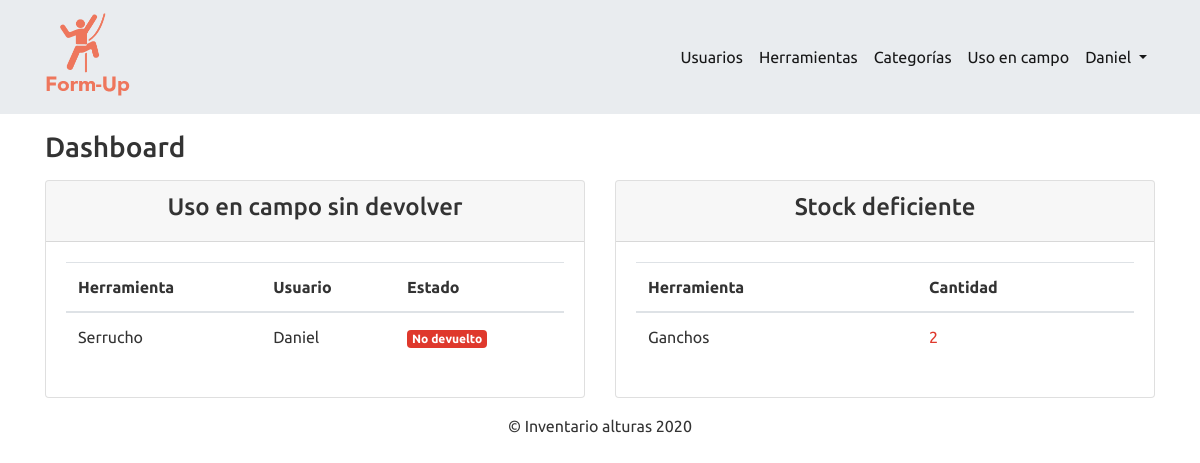
Page /index.php?controller=dashboard&action=index (signed in) on the committed database.
### tables this page shows
CREATE TABLE `prestamos` (
  `id` int(11) NOT NULL,
  `fecha` datetime NOT NULL,
  `herramienta_id` int(11) NOT NULL,
  `cantidad` int(11) NOT NULL,
  `usuario_id` int(11) NOT NULL,
  `devuelto` tinyint(1) NOT NULL
);

CREATE TABLE `herramientas` (
  `id` int(11) NOT NULL,
  `nombre` varchar(200) NOT NULL,
  `marca` varchar(200) NOT NULL,
  `longitud` int(11) NOT NULL,
  `serie` int(11) NOT NULL,
  `descripcion` varchar(250) NOT NULL,
  `cantidad` int(11) NOT NULL,
  `foto` varchar(255) DEFAULT NULL,
  `entidad_cert` varchar(255) DEFAULT NULL,
  `fecha_fbc` text DEFAULT NULL,
  `norma_cert` text DEFAULT NULL,
  `vencimiento` text DEFAULT NULL
);

CREATE TABLE `usuarios` (
  `id` int(11) NOT NULL,
  `nombre` varchar(255) NOT NULL,
  `email` varchar(255) NOT NULL,
  `rol_id` int(11) NOT NULL,
  `password` varchar(255) NOT NULL
);

### controllers/DashboardController.php (called while the page is built, shortened)
<?php
class DashboardController extends BaseController{
    public function index()
    {
        $prestamo_obj = new Loan(null,null,null,null,null,0);
        $all_loans = $prestamo_obj->getAllLoansByState();
        $herramienta_obj = new Tool(null,null,null,null,null,null,5,null,null,null,null,null);
        $all_tools = $herramienta_obj->getAllToolsByStock();
        require_once 'views/dashboard/index.php';
    }
}

### core/Connection.php (called while the page is built, shortened)
<?php
abstract class Connection
{
    public function __construct()
    {
        try
        {
            $this->dbConnection = new PDO(DB_DRIVER . ':host=' . DB_HOST . ';dbname=' . DB_NAME, DB_USER, DB_PASS);
        } catch (PDOException $ex) {
            echo $ex->getMessage();
            die();
        }
    }
}
?>

### models/Loan.php (called while the page is built, shortened)
<?php
class Loan extends BaseModel
{
    private $devuelto;
    public function __construct($id=null,$fecha=null,$herramienta_id=null,$cantidad=null,$usaurio_id=null,$devuelto=null)
    {
        $this->devuelto=$devuelto;
    }
    public function getDevuelto()
    {
        return $this->devuelto;
    }
    public function getAllLoansByState()
    {
        $estado = $this->getDevuelto();
        try {
            $sql = $this->dbConnection->prepare("SELECT prestamos.*,herramientas.nombre AS herramienta_nombre, usuarios.nombre AS usuario_nombre FROM prestamos INNER JOIN herramientas ON herramientas.id=prestamos.herramienta_id INNER JOIN usuarios ON usuarios.id=prestamos.usuario_id WHERE prestamos.devuelto=:devuelto");
            $sql->execute([
                ':devuelto'=>$estado
            ]);
            $resultSet = [];
            while ($row = $sql->fetch(PDO::FETCH_OBJ)) {
                $resultSet[] = $row;
            }
            return $resultSet;
        } catch (PDOException $ex) {
            echo $ex->getMessage();
            die();
        }
    }
}
?>

### models/Tool.php (called while the page is built, shortened)
<?php
 class Tool extends BaseModel
 {
    private $cantidad;
    public function __construct($id=null,$nombre=null,$marca=null,$longitud=null,$serie=null,$descripcion=null,$cantidad=null,$foto=null,$entidad_cert=null,$fecha_fbc=null,$norma_cert=null,$vencimiento=null)
    {
        $this->cantidad=$cantidad;
    }
    public function getCantidad()
    {
        return $this->cantidad;
    }
    public function getAllToolsByStock()
    {
        $cantidad = $this->getCantidad();
        try {
            $sql = $this->dbConnection->prepare("SELECT*FROM herramientas WHERE cantidad <= :cantidad");
            $sql->execute([
                ':cantidad'=>$cantidad
            ]);
            $resultSet = [];
            while ($row = $sql->fetch(PDO::FETCH_OBJ)) {
                $resultSet[] = $row;
            }
            return $resultSet;
        } catch (PDOException $ex) {
            echo $ex->getMessage();
            die();
        }
    }
 }

### views/dashboard/index.php (the view, shortened to what this page needs)
<?php include_once 'views/layouts/header.php' ?>
<?php include_once 'views/layouts/navbar.php' ?>
<div class="container my-3">
    <div class="row">
        <div class="col">
            <h3 class="mb-3">Dashboard</h3>
        </div>
    </div>
    <div class="row">
        <div class="col">
            <div class="card">
                <div class="card-header text-center">
                    <h4>Uso en campo sin devolver</h4>
                </div>
                <div class="card-body">
                    <table class="table">
                        <thead>
                            <tr>
                                <th>Herramienta</th>
                                <th>Usuario</th>
                                <th>Estado</th>
                            </tr>
                        </thead>
                        <tbody>
                        <?php if(count($all_loans)>0){?>
                            <?php foreach($all_loans as $row){?>
                                <tr>
                                    <td><?php echo $row->herramienta_nombre?></td>
                                    <td><?php echo $row->usuario_nombre?></td>
                                    <td><?php echo $row->devuelto == 0?"<span class='badge badge-danger'>No devuelto</span>":"<span class='badge badge-success'>Devuelto</span>" ?></td>
                                </tr>
                            <?php }?>
                        <?php }?>
                        </tbody>
                    </table>
                </div>
            </div>
        </div>
        <div class="col">
            <div class="card">
                <div class="card-header text-center">
                    <h4>Stock deficiente</h4>
                </div>
                <div class="card-body">
                    <table class="table">
                        <thead>
                            <tr>
                                <th>Herramienta</th>
                                <th>Cantidad</th>
                            </tr>
                        </thead>
                        <tbody>
                        <?php if(count($all_tools)>0){?>
                            <?php foreach($all_tools as $row){?>
                                <tr>
                                    <td><?php echo $row->nombre?></td>
                                    <td class="text-danger"><?php echo $row->cantidad?></td>
                                </tr>
                            <?php }?>
                        <?php }?>
                        </tbody>
                    </table>
                </div>
            </div>
        </div>
    </div>
</div>
<?php include_once 'views/layouts/footer.php' ?>

### rows in the picture
prestamos: herramienta.nombre "Serrucho", usuario.nombre "Daniel", devuelto "No devuelto"
herramientas: nombre "Ganchos", cantidad "2"

### other values in the picture
$_SESSION['username'] "Daniel"
